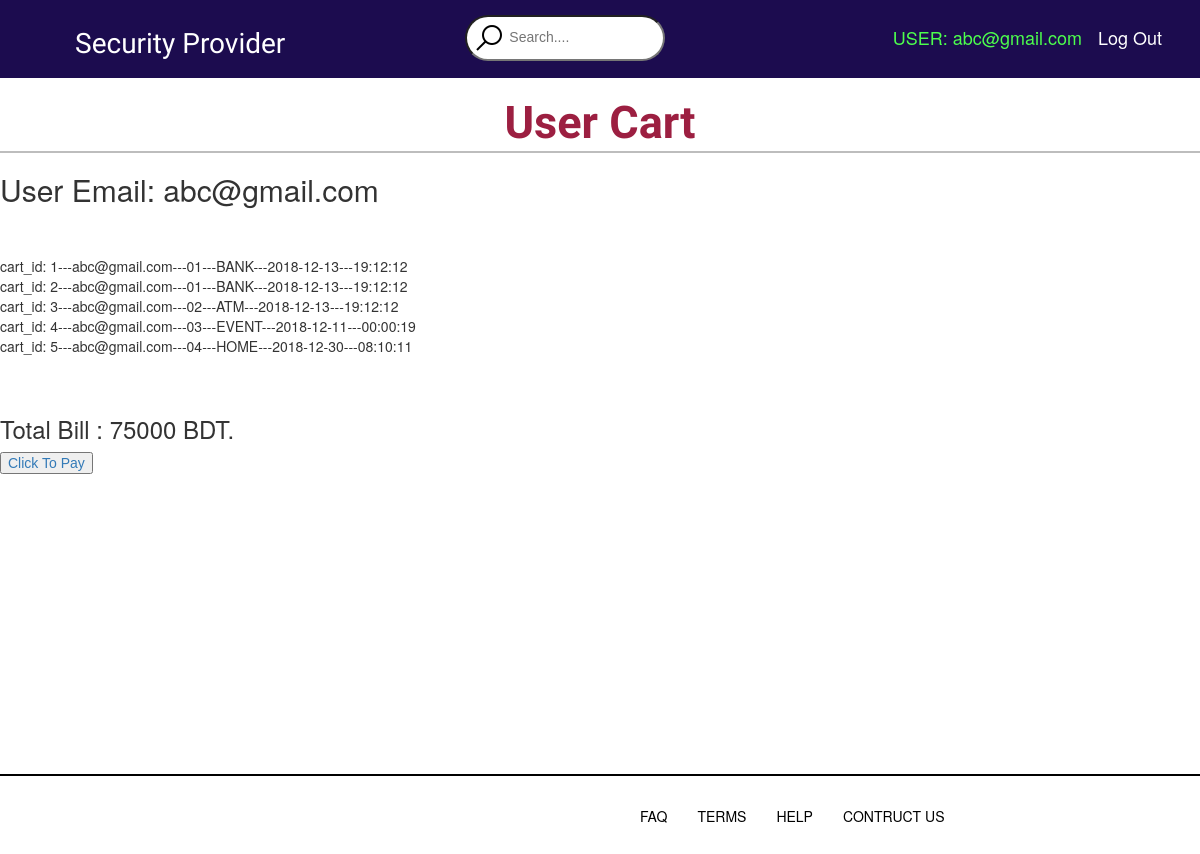
/cart.php (signed in), run on the app's committed database.
### tables this page shows
CREATE TABLE `cart` (
  `cart_id` int(11) NOT NULL,
  `user_email` varchar(50) NOT NULL,
  `s_id` varchar(2) DEFAULT NULL,
  `s_name` varchar(50) DEFAULT NULL,
  `s_date` date DEFAULT NULL,
  `s_time` time DEFAULT NULL
);

### cart.php (the view, shortened to what this page needs)
<!DOCTYPE html>
<?php
if (!isset($_SESSION['email'])) {
    echo "<script>window.location.assign('index.php')</script>";
} else {
    ?>
<html>
    <head>
		<link href="css/style.css" rel="stylesheet" type="text/css">
		<link rel="stylesheet" type="text/css" href="css/bootstrap-theme.min.css">
		<link rel="stylesheet" type="text/css" href="css/bootstrap.css">
		<link rel="stylesheet" type="text/css" href="css/bootstrap.min.css">
		<link rel="stylesheet" type="text/css" href="css/main.css">
		<link rel="stylesheet" type="text/css" href="css/normalize.css">
		<link rel="stylesheet" href="font-awesome-4.5.0/css/font-awesome.css">
    </head>
    <body>
		<div class="Topbar_wrapper container-fluid">
		<div class="container-fluid">
			<nav>
			<ul class="menu">
				<li><h1>Security Provider</h1> </li>
			</ul>
			<form action="">
			<li> <input type="text" name="" placeholder="Search...."></li>
			<div class="log">
			<ul>
		    <li id="c" ><a href="cart.php" style="color:#4dff4d;">USER: <?php echo  $_SESSION['email']?></a> </li>
			<li id="d"><a href="logout.php">Log Out</a></li>
			</ul>
			</div>
			</form>
			</nav>
			</div>
		</div>
		<div class="services">
		<div class="serv">
			<h2>User Cart </h2>
		</div>
	</div>
	<div>
	<h2>User Email: <?php echo $_SESSION['email']?></h2>
	<br/>
	<br/>
	<?php
	$servername = "localhost";
	$username = "root";
	$password = "";
	$dbname = "qw";
	$var=$_SESSION['email'];
	$conn = new mysqli($servername, $username, $password, $dbname);
	$sql = "select * from cart where user_email='$var'";
	$result = $conn->query($sql);
	if ($result->num_rows > 0) {
    while($row = $result->fetch_assoc()) {
        echo "cart_id: " . $row["cart_id"]."---". $row["user_email"]. "---" . $row["s_id"]."---".$row["s_name"]."---".$row["s_date"]."---".$row["s_time"]."<br>";
    }
} else {
    echo "0 results";
}
?>
<br/>
<br/>
<h3> 	Total Bill : 75000 BDT. </h3>
<a href="https://www.easypayway.com/" target="_blank"><input type="button" value="Click To Pay"></a>
	</div>
       <div class="bar"></div>
		<div class="footer" >
             <ul>
                 <li> <a href="#"> FAQ </a> </li>
                 <li> <a href="#"> TERMS </a> </li>
                 <li> <a href="#"> HELP </a> </li>
                 <li> <a href="#"> CONTRUCT US </a></li>
            </ul>
        </div>
    </body>
</html>
  <?php
}
?>

### css/style.css (style rules this page uses)
.container-fluid { background-color: #1C0C4F; }
.menu h1 { color: white; font-family: 'Cherry Swash', cursive; font-weight: 500; line-height: 1.1; padding-left: 5px; padding-right: 180px; }
.log ul { list-style: none; padding-left: 35px; padding-top: 15px; padding-bottom: 15px; margin: 0; float: right; font-size: 18px; }
.log ul li { display: inline-block; margin-left: auto; }
.log ul li a { text-decoration: none; padding: 8px; margin: 0; border-bottom: none; color: white; }
li { list-style: none; float: left; }
input[type=text] { background-image: url(../img/icons8-search-32.png); background-repeat: no-repeat; background-position: 6px; padding: 12px 20px 14px 42px; border-radius: 25px; margin-top: 5px; outline: none; width: 200px; -webkit-transition:width 0.7s ease-in-out; -moz-transition:width 0.7s ease-in-out; -ms-transition:width 0.7s ease-in-out; -o-transition:width 0.7s ease-in-out; transition: width 0.7s ease-in-out; }
.serv h2 { font-size: 45px; text-align: center; font-weight: 700; font-family: 'Tajawal', sans-serif; color: #9C1F41; border-bottom: 2px solid #BDBDBD; padding-bottom: 3px; padding-top: 0px; }
.bar { margin-top: 300px; border-top: 2px solid black; }
.footer { margin-left: 600px; }
.footer ul li { list-style: none; margin-top: 20px; margin-bottom: 70px; }
.footer li a { text-decoration: none; color: black; margin-right: 30px; font-weight: 500px; }

### css/main.css (style rules this page uses)
html { color: #222; font-size: 1em; line-height: 1.4; }

### data on the page
cart: cart "1", user_email "abc@gmail.com", s "01", s_name "BANK", s_date "2018-12-13", s_time "19:12:12"
cart: cart "2", user_email "abc@gmail.com", s "01", s_name "BANK", s_date "2018-12-13", s_time "19:12:12"
cart: cart "3", user_email "abc@gmail.com", s "02", s_name "ATM", s_date "2018-12-13", s_time "19:12:12"
cart: cart "4", user_email "abc@gmail.com", s "03", s_name "EVENT", s_date "2018-12-11", s_time "00:00:19"
cart: cart "5", user_email "abc@gmail.com", s "04", s_name "HOME", s_date "2018-12-30", s_time "08:10:11"

### other printed values
$_SESSION['email'] "abc@gmail.com"
